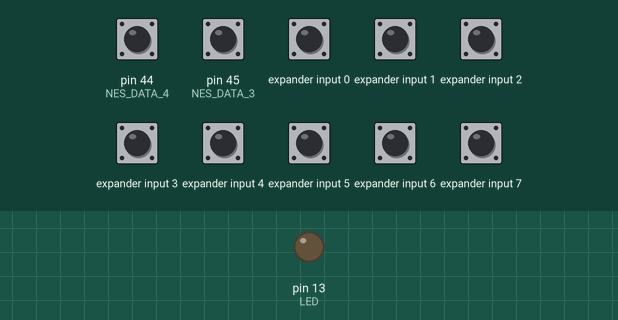
Simulated run of this sketch. Board: Arduino Mega 2560, built with avr-gcc and run on an emulated ATmega2560. On the bench: output pins drawn as LEDs (lit = HIGH). Wiring (inferred from the names in the program): NES/SNES game pad: load pin 41; clock pin 40; serial out pin 42. The test bench sets the inputs (shaded band); at power-on: expander input 0–7, pin 44 (NES_DATA_4), pin 45 (NES_DATA_3) HIGH. Pins used as bus, display or sensor lines are not drawn; what the sketch prints to the serial monitor is not drawn.

Above: at 1.2 s.
1.3 s: pin 44 (NES_DATA_4) pulled LOW for 0.15 s
At 1.49 s:
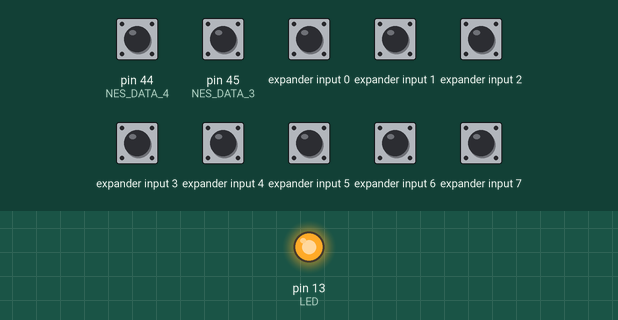
3.1 s: pin 45 (NES_DATA_3) pulled LOW for 0.15 s
At 4.2 s:
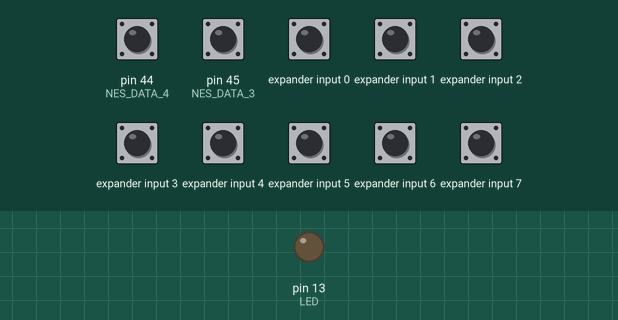
5.0 s: expander input 0 driven LOW
At 5.3 s:
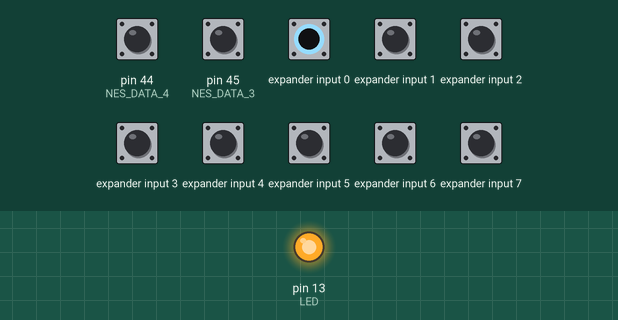
Timing chart, 0 to 8.0 s (numbered marks = the images above; inputs shaded):
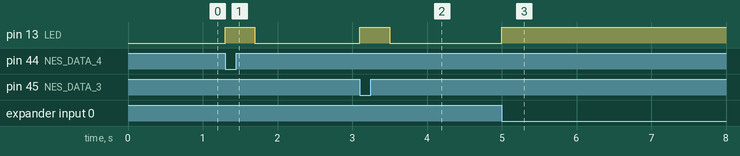

Measured:
- after the input at 1.3 s, pin 13 (LED): LOW → HIGH at once, → LOW 0.40 s later
- after the input at 3.1 s, pin 13 (LED): LOW → HIGH at once, → LOW 0.40 s later
- after the input at 5.0 s, pin 13 (LED): LOW → HIGH at once

The sketch:

ucc.ino
```cpp
#include "nes.h"

#define LED 13

void setup() {
  Serial.begin(9600);
  pinMode(LED, OUTPUT);
  nes_setup();
}

void loop() {
  // Read the controller
  nes data = nes_read();

  // Light the LED if a button is pressed
  digitalWrite(LED, data.data0 || data.data3 || data.data4 ? HIGH : LOW);

  // Print button status
  if (data.data0 || data.data3 || data.data4) {
    Serial.println(nes_debug(data));
    delay(250);
  }

  delay(1);
}
```

nes.cpp
```cpp
#include "nes.h"

void nes_setup() {
  pinMode(NES_CLOCK, OUTPUT);
  pinMode(NES_LATCH, OUTPUT);
  pinMode(NES_DATA_0, INPUT);
  pinMode(NES_DATA_3, INPUT);
  pinMode(NES_DATA_4, INPUT);

  digitalWrite(NES_CLOCK, HIGH);
  digitalWrite(NES_LATCH, LOW);
  digitalWrite(NES_DATA_0, HIGH);
  digitalWrite(NES_DATA_3, HIGH);
  digitalWrite(NES_DATA_4, HIGH);
}

nes nes_read() {
  nes data = {0,0,0};

  digitalWrite(NES_LATCH, HIGH);
  digitalWrite(NES_LATCH, LOW);

  // Read controller input
  for (int i = 0; i < 8; i++)
  {
    digitalWrite(NES_CLOCK, LOW);
    data.data0 += ((~digitalRead(NES_DATA_0) & 1) << i);
    data.data3 += ((~digitalRead(NES_DATA_3) & 1) << i);
    data.data4 += ((~digitalRead(NES_DATA_4) & 1) << i);
    digitalWrite(NES_CLOCK, HIGH);
  }

  // Set friendly values
  data.a = !!(data.data0 & 1);
  data.b = !!(data.data0 & 2);
  data.select = !!(data.data0 & 4);
  data.start = !!(data.data0 & 8);
  data.up = !!(data.data0 & 16);
  data.down = !!(data.data0 & 32);
  data.left = !!(data.data0 & 64);
  data.right = !!(data.data0 & 128);

  data.pp1 = !!(data.data4 & 2);
  data.pp2 = !!(data.data4 & 1);
  data.pp3 = !!(data.data3 & 64);
  data.pp4 = !!(data.data3 & 128);
  data.pp5 = !!(data.data4 & 4);
  data.pp6 = !!(data.data4 & 16);
  data.pp7 = !!(data.data4 & 128);
  data.pp8 = !!(data.data3 & 16);
  data.pp9 = !!(data.data4 & 8);
  data.pp10 = !!(data.data4 & 32);
  data.pp11 = !!(data.data4 & 64);
  data.pp12 = !!(data.data3 & 32);

  return data;
}

String nes_debug(nes data) {
  String debug = "{ type: 'nes', data: { ";
  debug.concat("a: ");
  debug.concat(data.a ? TRUE : FALSE);
  debug.concat(", b: ");
  debug.concat(data.b ? TRUE : FALSE);
  debug.concat(", select: ");
  debug.concat(data.select ? TRUE : FALSE);
  debug.concat(", start: ");
  debug.concat(data.start ? TRUE : FALSE);
  debug.concat(", up: ");
  debug.concat(data.up ? TRUE : FALSE);
  debug.concat(", down: ");
  debug.concat(data.down ? TRUE : FALSE);
  debug.concat(", left: ");
  debug.concat(data.left ? TRUE : FALSE);
  debug.concat(", right: ");
  debug.concat(data.right ? TRUE : FALSE);
  debug.concat(", powerpad: [");
  debug.concat(data.pp1 ? TRUE : FALSE);
  debug.concat(",");
  debug.concat(data.pp2 ? TRUE : FALSE);
  debug.concat(",");
  debug.concat(data.pp3 ? TRUE : FALSE);
  debug.concat(",");
  debug.concat(data.pp4 ? TRUE : FALSE);
  debug.concat(",");
  debug.concat(data.pp5 ? TRUE : FALSE);
  debug.concat(",");
  debug.concat(data.pp6 ? TRUE : FALSE);
  debug.concat(",");
  debug.concat(data.pp7 ? TRUE : FALSE);
  debug.concat(",");
  debug.concat(data.pp8 ? TRUE : FALSE);
  debug.concat(",");
  debug.concat(data.pp9 ? TRUE : FALSE);
  debug.concat(",");
  debug.concat(data.pp10 ? TRUE : FALSE);
  debug.concat(",");
  debug.concat(data.pp11 ? TRUE : FALSE);
  debug.concat(",");
  debug.concat(data.pp12 ? TRUE : FALSE);
  debug.concat("] } }");
  return debug;
}
```

nes.h
```cpp
/*
  NES Connector
  1 o
  2 o o 7
  3 o o 6
  4 o o 5

  NES Pinout
  1   GND
  2   Clock
  3   Latch
  4   Data_0
  5   Data_3
  6   Data_4
  7   VCC +5v
*/
#ifndef NES
#define NES

#include <Arduino.h>

#define NES_CLOCK 40
#define NES_LATCH 41
#define NES_DATA_0 42
#define NES_DATA_3 45
#define NES_DATA_4 44
#define TRUE "true"
#define FALSE "false"

struct nes {
  // Raw data
  uint8_t data0, data3, data4;
  // Standard
  bool a, b, select, start, up, down, left, right;
  // Power Pad
  bool pp1, pp2, pp3, pp4, pp5, pp6, pp7, pp8, pp9, pp10, pp11, pp12;
};

void nes_setup();
nes nes_read();
String nes_debug(nes data);

#endif
```
